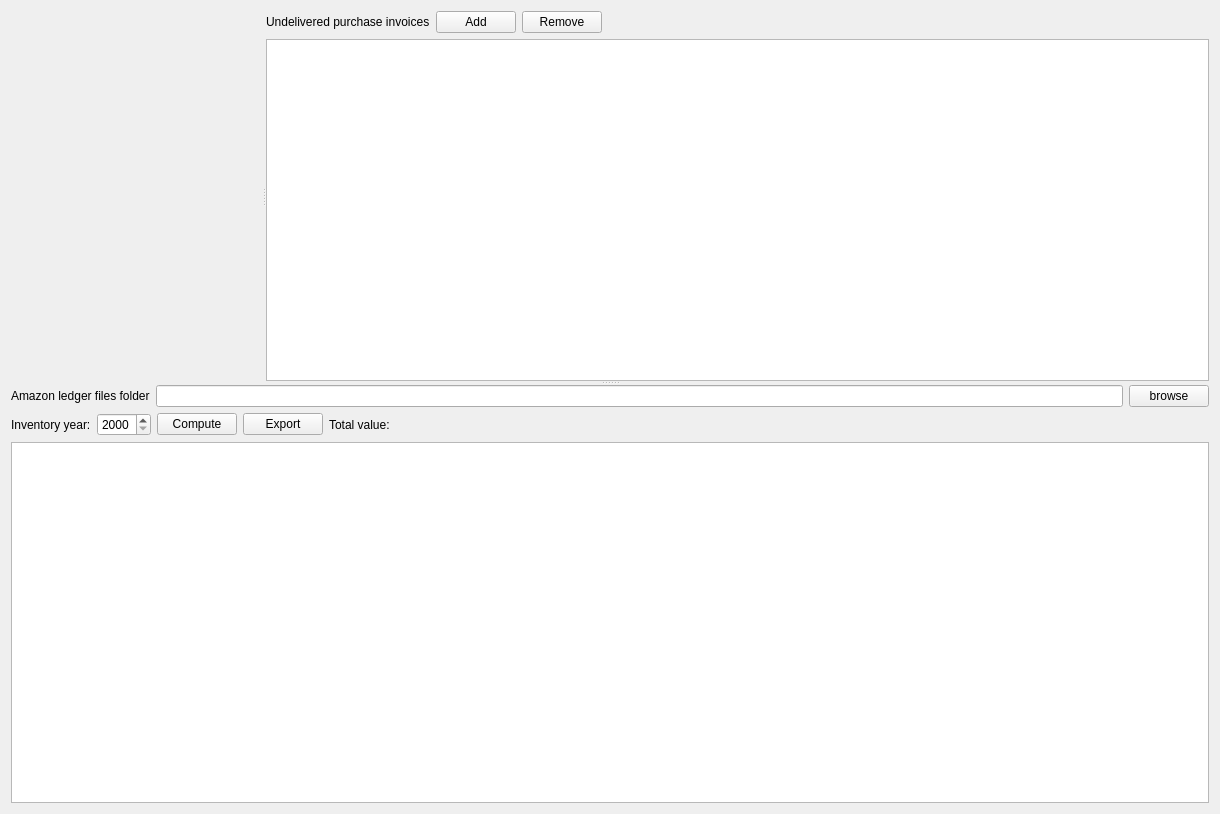
<?xml version="1.0" encoding="UTF-8"?>
<ui version="4.0">
 <class>PaneInventory</class>
 <widget class="QWidget" name="PaneInventory">
  <property name="geometry">
   <rect>
    <x>0</x>
    <y>0</y>
    <width>1220</width>
    <height>814</height>
   </rect>
  </property>
  <property name="windowTitle">
   <string>Form</string>
  </property>
  <layout class="QVBoxLayout" name="verticalLayout_3">
   <item>
    <widget class="QSplitter" name="splitter_2">
     <property name="orientation">
      <enum>Qt::Vertical</enum>
     </property>
     <widget class="QSplitter" name="splitter">
      <property name="orientation">
       <enum>Qt::Horizontal</enum>
      </property>
      <widget class="WidgetPurchases" name="widgetPurchaseExtraPurchases" native="true"/>
      <widget class="QWidget" name="layoutWidget">
       <layout class="QVBoxLayout" name="verticalLayout">
        <item>
         <layout class="QHBoxLayout" name="horizontalLayout">
          <item>
           <widget class="QLabel" name="label_2">
            <property name="text">
             <string>Undelivered purchase invoices</string>
            </property>
           </widget>
          </item>
          <item>
           <widget class="QPushButton" name="buttonAddPurchase">
            <property name="sizePolicy">
             <sizepolicy hsizetype="Preferred" vsizetype="Fixed">
              <horstretch>0</horstretch>
              <verstretch>0</verstretch>
             </sizepolicy>
            </property>
            <property name="text">
             <string>Add</string>
            </property>
           </widget>
          </item>
          <item>
           <widget class="QPushButton" name="buttonRemovePurchase">
            <property name="sizePolicy">
             <sizepolicy hsizetype="Preferred" vsizetype="Fixed">
              <horstretch>0</horstretch>
              <verstretch>0</verstretch>
             </sizepolicy>
            </property>
            <property name="text">
             <string>Remove</string>
            </property>
           </widget>
          </item>
          <item>
           <spacer name="horizontalSpacer">
            <property name="orientation">
             <enum>Qt::Horizontal</enum>
            </property>
            <property name="sizeHint" stdset="0">
             <size>
              <width>40</width>
              <height>20</height>
             </size>
            </property>
           </spacer>
          </item>
         </layout>
        </item>
        <item>
         <widget class="QTreeView" name="treeViewExtraPurchases"/>
        </item>
       </layout>
      </widget>
     </widget>
     <widget class="QWidget" name="layoutWidget">
      <layout class="QVBoxLayout" name="verticalLayout_2">
       <item>
        <layout class="QHBoxLayout" name="horizontalLayout_2">
         <item>
          <widget class="QLabel" name="label_3">
           <property name="text">
            <string>Amazon ledger files folder</string>
           </property>
          </widget>
         </item>
         <item>
          <widget class="QLineEdit" name="lineEditAmzLedgerFolder">
           <property name="readOnly">
            <bool>true</bool>
           </property>
          </widget>
         </item>
         <item>
          <widget class="QPushButton" name="buttonBrowseLedgerFolder">
           <property name="text">
            <string>browse</string>
           </property>
          </widget>
         </item>
        </layout>
       </item>
       <item>
        <layout class="QHBoxLayout" name="horizontalLayout_3">
         <item>
          <widget class="QLabel" name="label">
           <property name="sizePolicy">
            <sizepolicy hsizetype="Maximum" vsizetype="Preferred">
             <horstretch>0</horstretch>
             <verstretch>0</verstretch>
            </sizepolicy>
           </property>
           <property name="text">
            <string>Inventory year:</string>
           </property>
          </widget>
         </item>
         <item>
          <widget class="QSpinBox" name="spinBoxYear">
           <property name="sizePolicy">
            <sizepolicy hsizetype="Maximum" vsizetype="Fixed">
             <horstretch>0</horstretch>
             <verstretch>0</verstretch>
            </sizepolicy>
           </property>
           <property name="minimum">
            <number>2000</number>
           </property>
           <property name="maximum">
            <number>3000</number>
           </property>
          </widget>
         </item>
         <item>
          <widget class="QPushButton" name="buttonCompute">
           <property name="sizePolicy">
            <sizepolicy hsizetype="Preferred" vsizetype="Fixed">
             <horstretch>0</horstretch>
             <verstretch>0</verstretch>
            </sizepolicy>
           </property>
           <property name="text">
            <string>Compute</string>
           </property>
          </widget>
         </item>
         <item>
          <widget class="QPushButton" name="buttonExport">
           <property name="sizePolicy">
            <sizepolicy hsizetype="Preferred" vsizetype="Fixed">
             <horstretch>0</horstretch>
             <verstretch>0</verstretch>
            </sizepolicy>
           </property>
           <property name="text">
            <string>Export</string>
           </property>
          </widget>
         </item>
         <item>
          <widget class="QLabel" name="label_4">
           <property name="text">
            <string>Total value:</string>
           </property>
          </widget>
         </item>
         <item>
          <widget class="QLabel" name="labelTotalValue">
           <property name="text">
            <string/>
           </property>
          </widget>
         </item>
         <item>
          <spacer name="horizontalSpacer_2">
           <property name="orientation">
            <enum>Qt::Horizontal</enum>
           </property>
           <property name="sizeHint" stdset="0">
            <size>
             <width>40</width>
             <height>20</height>
            </size>
           </property>
          </spacer>
         </item>
        </layout>
       </item>
       <item>
        <widget class="QTableView" name="tableViewInventory"/>
       </item>
      </layout>
     </widget>
    </widget>
   </item>
  </layout>
 </widget>
 <customwidgets>
  <customwidget>
   <class>WidgetPurchases</class>
   <extends>QWidget</extends>
   <header>gui/panes/WidgetPurchases.h</header>
   <container>1</container>
  </customwidget>
 </customwidgets>
 <resources/>
 <connections/>
</ui>
